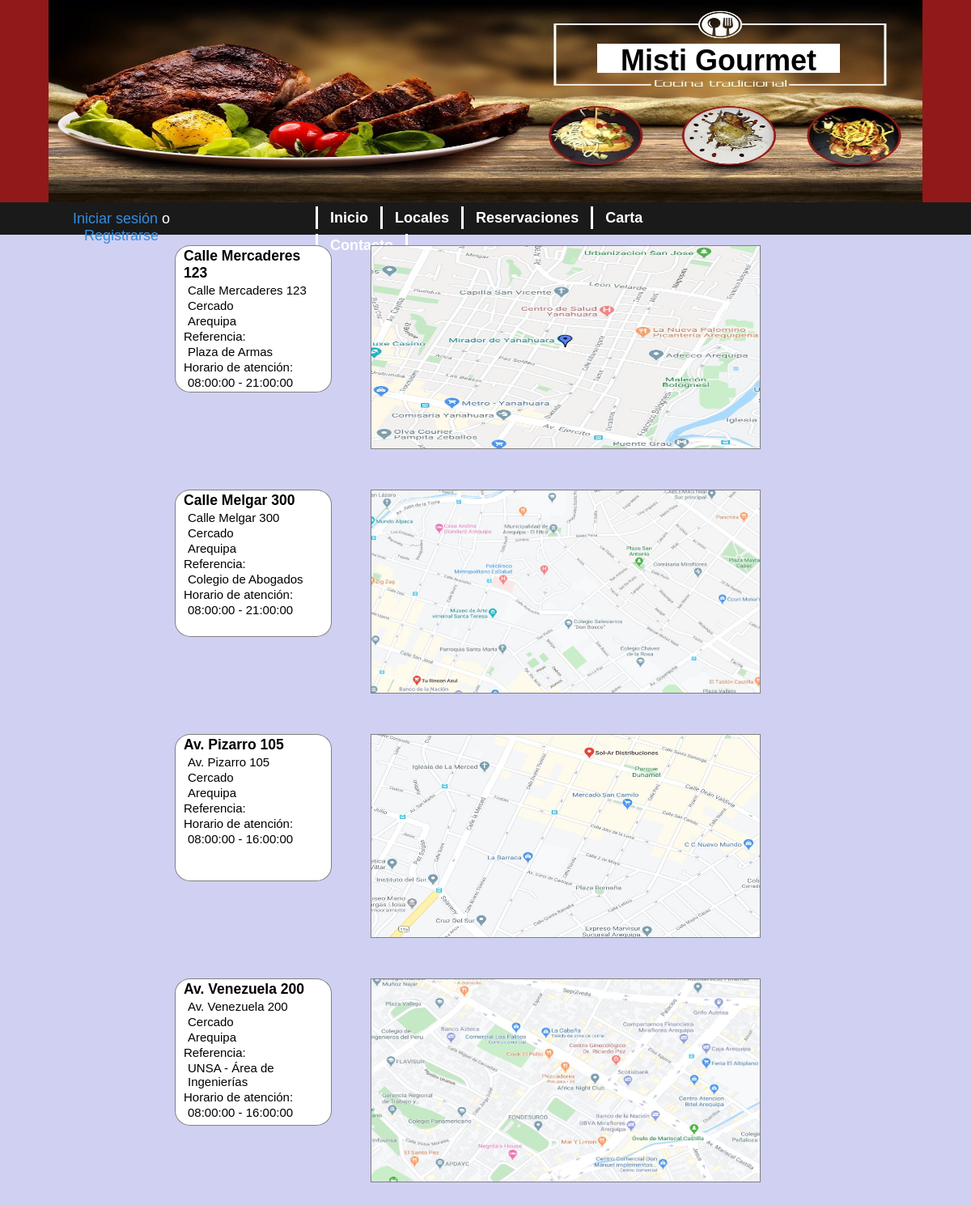
Screenshot of /Restaurant/locales.php with the database file from the repository.
### tables this page shows
CREATE TABLE sucursal (
	id_sucursal varchar(5) PRIMARY KEY,
	direccion varchar(50) NOT NULL,
	distrito varchar(20) NOT NULL,
    provincia varchar(20) NOT NULL,
    referencia varchar(50),
    hora_abierto time NOT NULL,
    hora_cerrado time NOT NULL,
    mapa varchar(200)
);

### Restaurant/locales.php (the view, shortened to what this page needs)
<?php
include('conexion.php');
?>
<!DOCTYPE html>
<html>
<head>
	<link rel="stylesheet" type="text/css" href="css/estilos.css">
	<link rel="stylesheet" type="text/css" href="css/estilos2.css">
	<link rel="stylesheet" type="text/css" href="css/locales.css">
</head>
<body>
<div id="content">
	<div id="header">
		<header>
			<div id="titulo">
				<h1>Misti Gourmet</h1>
			</div>
			<div id="banner">
				<figure>
					<img src="img/banner4.jpg" alt="Banner de la página" style="width: 100%; height: 250px; float: left;">
				</figure>
			</div>
		</header>
	</div>
	<div id="nav">
		<?php $flag = 0; include('login_block.php'); ?>
		<nav>
			<ul id="links">
				<li><a href="index.php"><span>Inicio</span></a></li>
				<li><a href="locales.php"><span>Locales</span></a></li>
				<li><a href="reservas.php"><span>Reservaciones</span></a></li>
				<li><a href="carta.php"><span>Carta</span></a></li>
				<li><a style="border-right: 3px solid #fff;" href="contacto.php"><span>Contacto</span></a></li>
			</ul>
		</nav>
	</div>
	<div id="info">
		<?php
		$qry1="SELECT direccion, distrito, provincia, referencia, hora_abierto, hora_cerrado, mapa FROM sucursal;";
		$res = $db_connection->query($qry1);
		while ($filas = $res->fetch_assoc()){
			$direccion = $filas['direccion'];
			$distrito = $filas['distrito'];
			$provincia = $filas['provincia'];
			$referencia = $filas['referencia'];
			$hora_abierto = $filas['hora_abierto'];
			$hora_cerrado = $filas['hora_cerrado'];
		?>
		<div class="dir d1">
			<h3><?php echo $direccion; ?></h3>
			<p><?php echo $direccion; ?></p>
			<p><?php echo $distrito; ?></p>
			<p><?php echo $provincia; ?></p>
			<span>Referencia:</span>
			<p><?php echo $referencia; ?></p>
			<span>Horario de atención:</span>
			<p><?php echo $hora_abierto . " - " . $hora_cerrado; ?></p>
		</div>
		<div class="mapa">
			<figure>
				<img src="<?php echo $filas['mapa']; ?>" alt="Mapa de la ubicación" style="width: 100%; height: 250px;">
			</figure>
		</div>
		<?php
		}
		?>
	</div>
</div>
</body>
</html>

### Restaurant/login_block.php (shortened to what this page needs)
<div id="log">
	<?php
	if (!isset($_SESSION['loggedin']) || $_SESSION['loggedin'] != true){
	?>
	<p>
		<a href="iniciasesion.php">Iniciar sesión</a>
		o
		<a href="registrarse.php">Registrarse</a>
	</p>
	<?php
	}
	?>
</div>

### Restaurant/css/estilos.css (style rules this page uses)
* { margin: 0px; padding: 0px; }
body, header, nav, aside, figure, section, footer { display: block; font: 12px arial; text-align: center; }
body { background-color: #d0d0f2; }
#content { width: 100%; height: 100%; }
#header { width: 90%; height: 250px; padding: 0px 5%; background-color: #921919; }
#header header { display: inline-block; width: 100%; height: 100%; }
#titulo { position: absolute; width: 25%; height: 36px; margin-left: 56.5%; margin-top: 54px; padding: 0px; font: 18px arial; background-color: #fff; }
#banner { width: 100%; height: 100%; }
#nav { display: inline-block; height: 40px; width: 100%; background-color: #1a1a1a; }
#log { float: left; width: 15%; height: auto; margin-left: 5%; margin-top: 10px; font: 18px arial; color: #fff; }
#log a { text-decoration: none; color: #338ee3; }
#nav nav { float: left; width: 50%; height: 30px; margin-left: 5%; margin-top: 5px; }
#links { display: inline-block; width: 70%; height: 100%; margin: 0px 15%; }
nav li { list-style: none; float: left; width: auto; height: 100%; margin-top: 4px; }
nav li a { width: auto; padding: 4px 15px; text-decoration: none; color: #fff; font: bold 18px arial; border-left: 3px solid #fff; border-right: none; }

### Restaurant/css/locales.css (style rules this page uses)
#info { display: inline-block; width: 80%; height: auto; margin: 10px 10%; }
.dir { float: left; width: 20%; height: 180px; margin-left: 10%; margin-right: 5%; margin-bottom: 5%; border: 1px solid gray; border-radius: 10%; text-align: left; font: 15px arial; background-color: #fff; }
h3,.dir span { margin:2px 10px; }
.dir p { margin: 2px 15px; }
.mapa { float: left; width: 50%; height: 250px; margin-bottom: 50px; border: 1px solid gray; }

### rows the page displays
sucursal: direccion "Calle Mercaderes 123", distrito "Cercado", provincia "Arequipa", referencia "Plaza de Armas", hora_abierto "08:00:00", hora_cerrado "21:00:00", mapa (picture)
sucursal: direccion "Calle Melgar 300", distrito "Cercado", provincia "Arequipa", referencia "Colegio de Abogados", hora_abierto "08:00:00", hora_cerrado "21:00:00", mapa (picture)
sucursal: direccion "Av. Pizarro 105", distrito "Cercado", provincia "Arequipa", hora_abierto "08:00:00", hora_cerrado "16:00:00", mapa (picture)
sucursal: direccion "Av. Venezuela 200", distrito "Cercado", provincia "Arequipa", referencia "UNSA - Área de Ingenierías", hora_abierto "08:00:00", hora_cerrado "16:00:00", mapa (picture)
